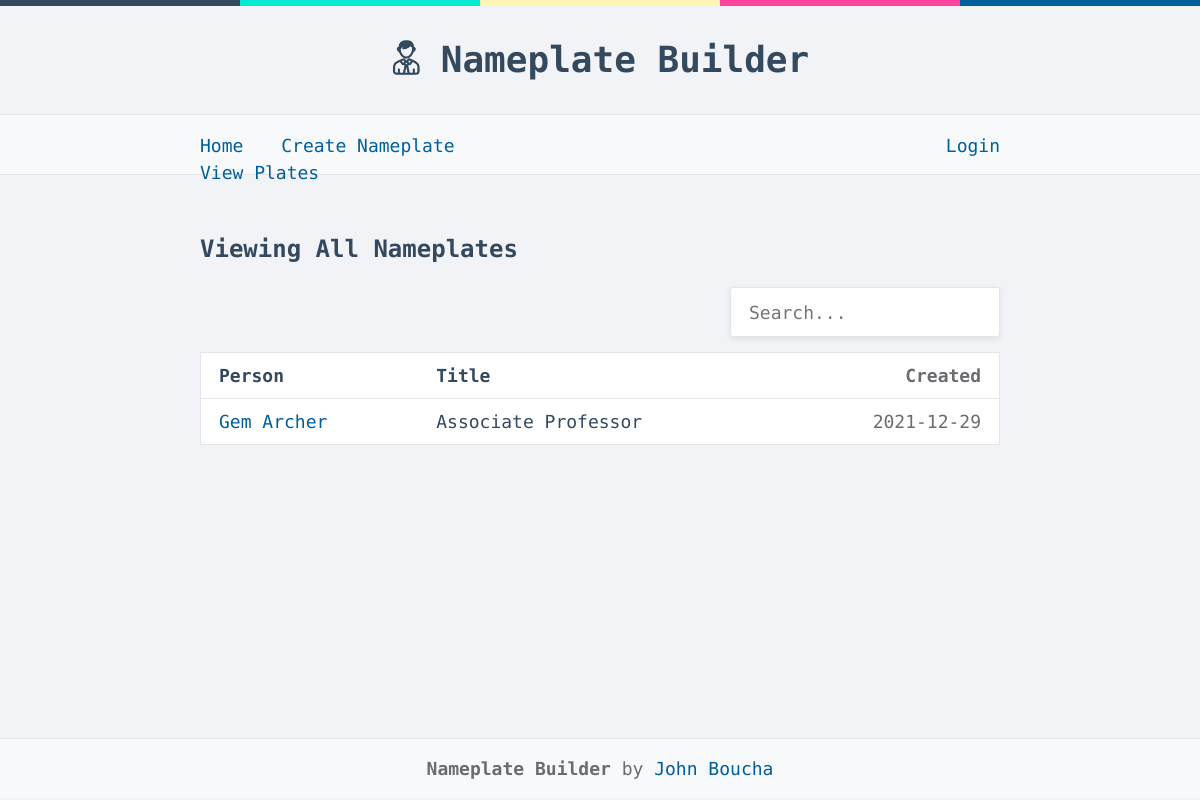
The page /nameplates on the database as committed earlier.
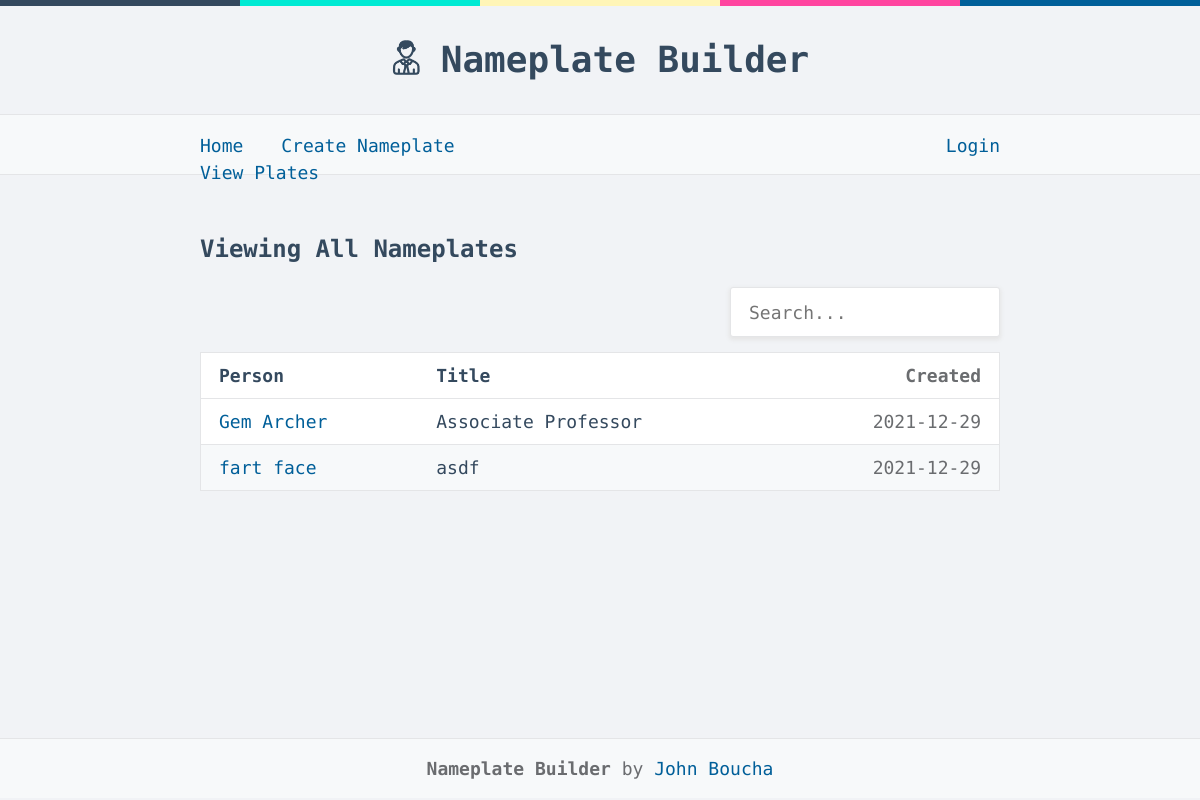
The same page on the database as committed later.
### application/models.py (models this page shows, shortened)
class Nameplate(db.Model):
	id = db.Column(db.Integer, primary_key=True)
	person_name = db.Column(db.String(200), nullable=False)
	slug = db.Column(db.String(200), unique=True, nullable=False)
	title = db.Column(db.String(200), nullable=False)
	email = db.Column(db.String(200), nullable=False)
	phone = db.Column(db.String(15), nullable=True)
	photo = db.Column(db.String(200), nullable=True)
	hours = db.Column(db.String(200), nullable=False)
	department = db.Column(db.String(200), nullable=False)
	college = db.Column(db.String(200), nullable=False)
	date_created = db.Column(db.DateTime, default=datetime.utcnow)
	created_by = db.Column(db.Integer, db.ForeignKey('users.id'), nullable=True)

### application/views/nameplates.py (the view)
@app.route("/nameplates")
def view_nameplates():
    nameplates = Nameplate.query.order_by(Nameplate.date_created).all()
    return render_template('nameplates.html', nameplates=nameplates)

### application/templates/nameplates.html (shortened to what this page needs)
{% extends 'base.html' %}
{% block body %}
    <h2>Viewing All Nameplates</h2>
    {% if nameplates|length < 1 %}
        <h4>There are no nameplates. Please create one!</h4>
    {% else %}
    <h3>
        <input type="search" placeholder="Search..." class="form-control search-input" data-table="nameplate-list"/>
    </h3>
        <table class="table nameplate-list">
            <thead>
                <tr>
                    <th>Person</th>
                    <th>Title</th>
                    <th>Created</th>
                </tr>
            </thead>
            {% for nameplate in nameplates %}
                <tr>
                    <td><a href="/nameplates/{{ nameplate.slug }}">{{ nameplate.person_name }}</a></td>
                    <td>{{ nameplate.title }}</td>
                    <td>{{ nameplate.date_created.date() }}</td>
                </tr>
            {% endfor %}
        </table>
    {% endif %}
{% endblock %}

Rows that differ between the two databases and show on the page:
added Nameplate: person_name "fart face", title "asdf", date_created "2021-12-29"
